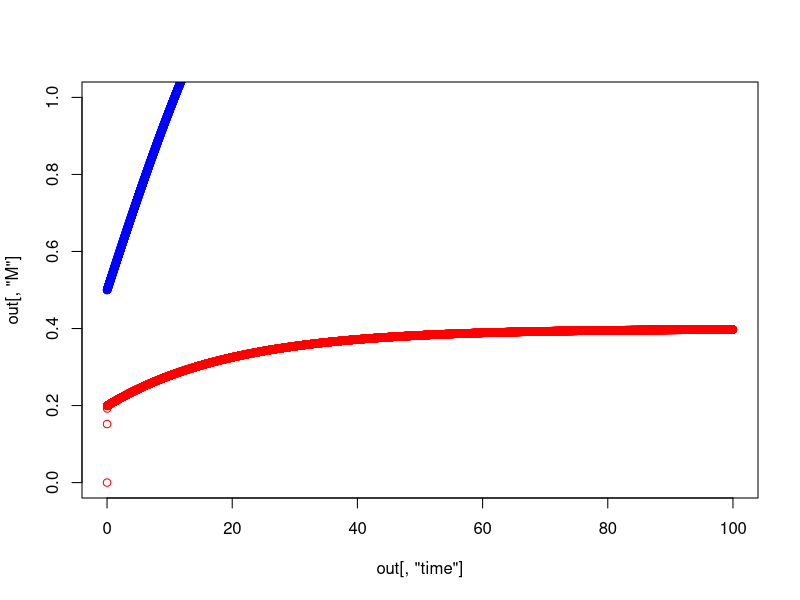
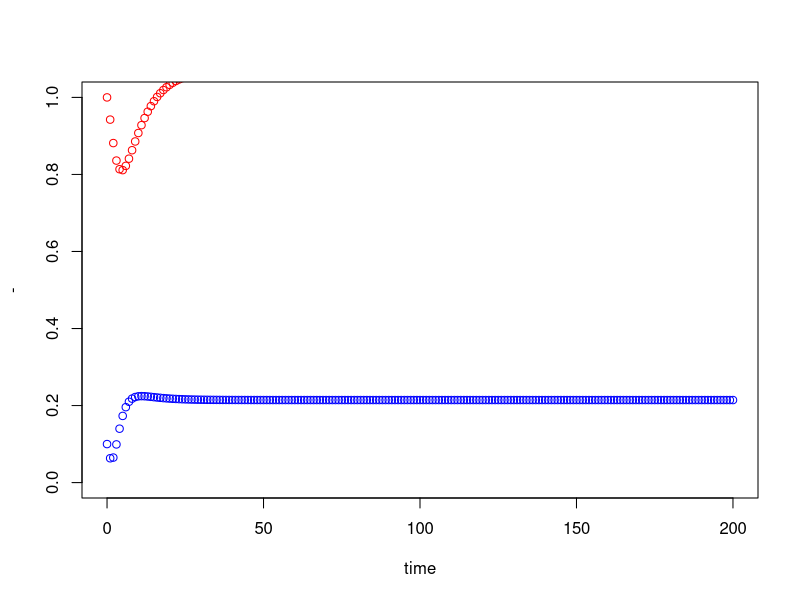
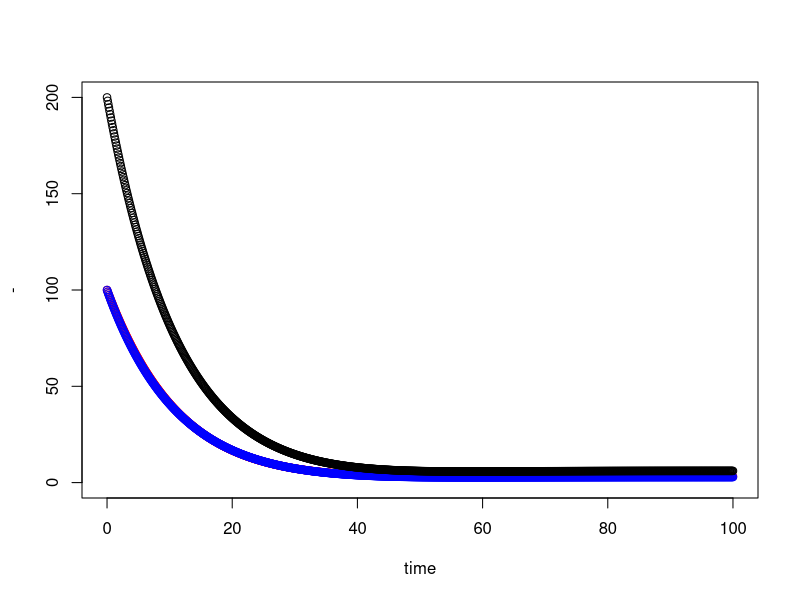
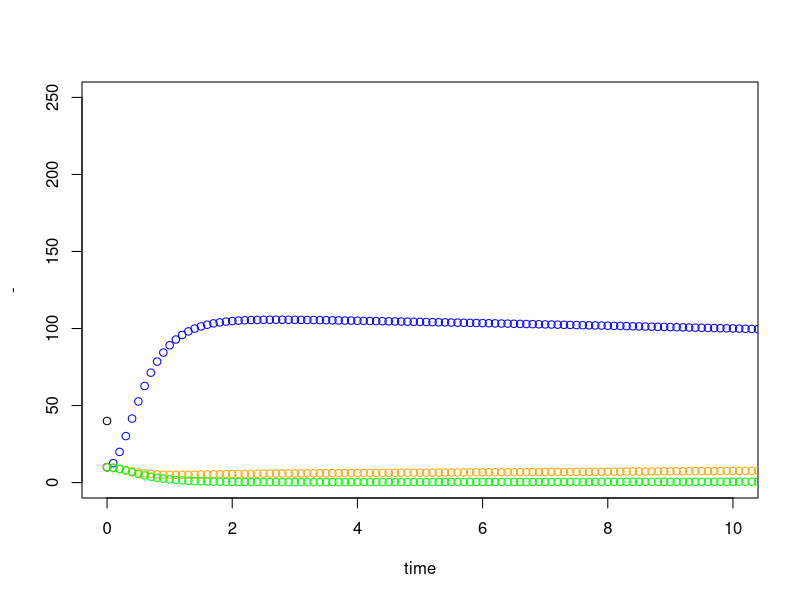
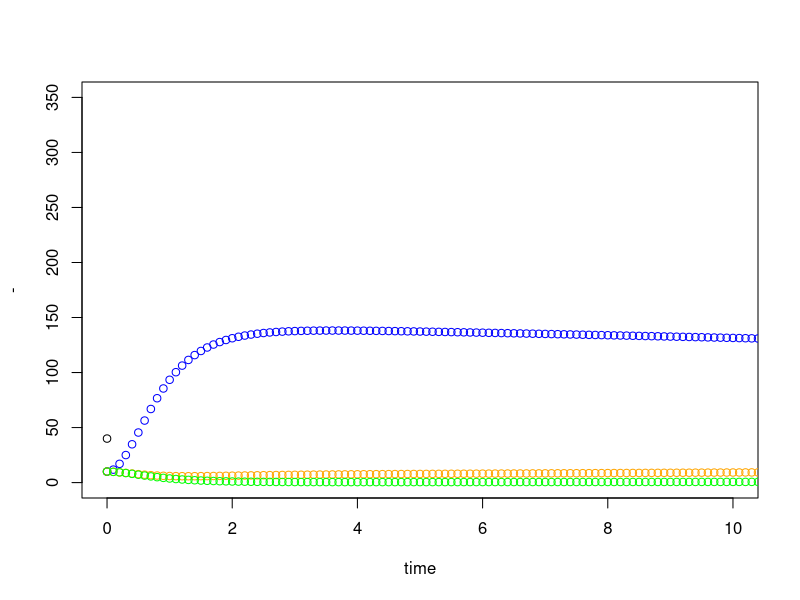

Write R code to recreate these figures, in order.
# EL4P model of mosquito population dynamics
library(deSolve)

# Larva-Mature mosquito model
# Taken from "Mosquito Population Regulation and Larval Source management..."
# Single larval stage
# Single site
parameters.simple <- c(g = 1/10., # adult deathrate
                       fnup = 40, # per adult generation of eggs
                       alpha = 5/10., # maturation rate
                       gamma = 1/10., # larva death rate
                       psi = 500 # per larva density-dependent death rate
                       )
#
state.simple <- c(M = .5,
                  L = 0
                  )
#
el4p.simple <- function(t, state, parameters){
  with(as.list(c(state,parameters)), {
    dM <- alpha*L - g*M
    dL <- fnup*M - (alpha + gamma + psi*L)*L
    # return
    return(list(c(dM,dL)))
  })
}
# time steps
times <- seq(0,100,by=.01)

# return M*, L*
with(as.list(parameters.simple), {
  Lstar <- (alpha*fnup/g-alpha-gamma)/psi
  Mstar <- Lstar*alpha/g
  print(c(Mstar, Lstar))
}
)
# Return eigenvalues
with(as.list(parameters.simple), {
  x <- g - alpha - gamma + 2*alpha/gamma*fnup
  y <- g*(alpha + gamma) - alpha*fnup
  e1 <- -.5*x*(1 + sqrt(1 + 4 * y/x/x))
  e2 <- -.5*x*(1 - sqrt(1 + 4 * y/x/x))
  return(c(e1, e2))
}
)
# Lside > Rside for stability above 0, and oscillations if third term < 0
with(as.list(parameters.simple), {
  lside <- fnup/g
  rside <- 1 + gamma/alpha
  osc <- 1 + 4*(g*(alpha + gamma) - alpha*fnup)/(g + 2*alpha/g*fnup-alpha - gamma)/(g + 2*alpha/g*fnup-alpha - gamma)
  print(c(lside, rside, osc))
}
)

# integrate!
out <- ode(y = state.simple, times = times, func = el4p.simple, parms = parameters.simple)
head(out)
tail(out)

plot(out[,"time"],out[,"M"], col = 'blue', ylim = c(0,1))
points(out[,"time"],out[,"L"], col = 'red')

# Implement multi-stage model for a single site, ignoring migration across sites for now
# Define parameters
# Refer to "Adult vector control..." article by Smith et al. for definitions of most of these parameters
parameters.single <- c(g = .1, # adult death rate
                # nu*f represents the per adult mosquito rate at which eggs are produced
                f = .5, # blood feeding rate
                nu = 20, # egg batch size
                mu = .5, # maturation rate, 1/mu is 8 to 12 days
                alpha = .1, # larval death rate, should be close to mu
                psi = .1 # population-density-dependent mortality rate
)
# Define state variables and initial conditions
state.single <- c(M = 1, # adult mosquitoes
           L1 = .1, # 1st stage larval mosquitoes
           L2 = 0, # ... nth stage larval mosquitoes
           L3 = 0,
           L4 = 0,
           P = .1 # pupa populations
)
# Define the equations
el4p.single <- function(t, state, parameters){
  with(as.list(c(state,parameters)), {
    # rates of change
    dM <-  mu*P - g*M
    dL1 <- f*nu*M - (mu + alpha + psi*(L1 + L2 + L3 + L4))*L1
    dL2 <- mu*L1 - (mu + alpha + psi*(L1 + L2 + L3 + L4))*L2
    dL3 <- mu*L2 - (mu + alpha + psi*(L1 + L2 + L3 + L4))*L3
    dL4 <- mu*L3 - (mu + alpha + psi*(L1 + L2 + L3 + L4))*L4
    dP <-  mu*L4 - mu*P
    # return vector of rates:
    list(c(dM, dL1, dL2, dL3, dL4, dP))
  })
}
# time steps
times <- seq(0,200,by=1)

# integrate!
out <- ode(y = state.single, times = times, func = el4p.single, parms = parameters.single)
head(out)
tail(out)

# plot!
dev.off()
plot(out[,"time"], out[,"M"], xlab = "time", ylab = "-", ylim = c(0,1), col = 'red') 
points(out[,"time"], out[,"P"], col = 'blue')

# Vectorized version, incorporating in different sites
# Define the equations
# Outputs a list-conversion of the 6*N state variables, stacked in a single vector
el4p <- function(t, state, parameters){
  with(
    as.list(
      c(
        # extract parameters (from list)
        N <- parameters[[1]],
        delta <- parameters[[2]],
        g <- parameters[[3]],
        f <- parameters[[4]],
        nu <- parameters[[5]],
        mu <- parameters[[6]],
        alpha <- parameters[[7]],
        psi <- parameters[[8]],
        Psi <- array(parameters[[9]], dim <- c(N,N)),
        # extract states (from numeric)
        M <- state[1:N],
        L1 <- state[(N+1):(2*N)],
        L2 <- state[(2*N+1):(3*N)],
        L3 <- state[(3*N+1):(4*N)],
        L4 <- state[(4*N+1):(5*N)],
        P <- state[(5*N+1):(6*N)]
      )
    ), 
    { 
      dM <- -1.*delta*M + delta*as.numeric(Psi %*% M) - g*M + mu*P
      dL1 <- nu*f*M - (mu + alpha + psi*(L1+L2+L3+L4))*L1
      dL2 <- mu*L1 - (mu + alpha + psi*(L1+L2+L3+L4))*L2
      dL3 <- mu*L2 - (mu + alpha + psi*(L1+L2+L3+L4))*L3
      dL4 <- mu*L3 - (mu + alpha + psi*(L1+L2+L3+L4))*L4
      dP <- mu*L4 - mu*P
      # return vector of derivatives:
      list(c(dM, dL1, dL2, dL3, dL4, dP))
    }
  )
}
# Define parameters
# A list, such that each element of the list represents a different parameter, even parameters that are arrays or vectors
# Refer to "Adult vector control..." article by Smith et al. for definitions of most of these parameters
parameters <- list(2, # N: number of sites
                   1., # delta: migration rate
                   .1, # g: adult death rate
                   50, # f: blood feeding rate
                   1, # nu: egg batch size; nu*f represents the per adult mosquito rate at which eggs are produced
                   c(1/8.,1/12.), # mu: maturation rate, is vectorized across sites
                   c(.1,.1), # alpha: larval death rate, is vectorized across sites
                   c(.001,.0005), # psi: population-density-dependent mortality rate, vectorized across sites
                   c(.9,.1,.1,.9) # Psi: immigration matrix, 
                   #Psi = matrix(c(0,1,1,0), nrow = 2, ncol = 2)
                   # we need the rows to sum to 1, so that the migration does not become a death term
                   # remember: when reshaping, this collection is read in by column, not by row
)

# Define state variables and initial conditions
# A numeric consisting of the 6*N state variables, stacked in a single vector
state <- c(c(100,100), # M: adult mosquitoes, vectorized across sites
           c(10,10), # L1: 1st stage larval mosquitoes, vectorized across sites
           c(10,10), # L2: 2nd stage larval mosquitoes, vectorized across sites
           c(10,10), # L3: 2nd stage larval mosquitoes, vectorized across sites
           c(10,10), # L4: 2nd stage larval mosquitoes, vectorized across sites
           c(10,10) # P: pupa populations, vectorized across sites
)

# time steps
times <- seq(0,100,by=.1)

# Solve by implementing ODE
# Takes as input the initial conditions, the time steps, the function, and all parameters
out <- ode(y = state, times = times, func = el4p, parms = parameters)

colnames(out) <- c("t", "M1","M2","L1,1","L1,2","L2,1","L2,2","L3,1","L3,2","L4,1","L4,2","P1","P2")

tail(out,1)

# Plot!
plot(out[,"t"], out[,"M1"], xlab = "time", ylab = "-", ylim=c(0,200), xlim = c(0,100), col = 'red') 
points(out[,"t"], out[,"M2"], xlab = "time", ylab = "-", col = 'blue') 
points(out[,"t"], out[,"M1"]+out[,"M2"], xlab = "time", ylab = "-", col = 'black')


dev.off()

plot(out[,"t"], out[,"L1,1"], xlab = "time", ylab = "-", ylim=c(0,250), xlim = c(0,10), col = 'red') 
points(out[,"t"], out[,"L2,1"], xlab = "time", ylab = "-", col = 'blue')
points(out[,"t"], out[,"L3,1"], xlab = "time", ylab = "-", col = 'orange')
points(out[,"t"], out[,"L4,1"], xlab = "time", ylab = "-", col = 'green') 
points(out[,"t"], out[,"L1,1"]+out[,"L2,1"]+out[,"L3,1"]+out[,"L4,1"], 
       xlab = "time", ylab = "-", col = 'black')


plot(out[,"t"], out[,"L1,2"], xlab = "time", ylab = "-", ylim=c(0,350), xlim = c(0,10), col = 'red') 
points(out[,"t"], out[,"L2,2"], xlab = "time", ylab = "-", col = 'blue')
points(out[,"t"], out[,"L3,2"], xlab = "time", ylab = "-", col = 'orange')
points(out[,"t"], out[,"L4,2"], xlab = "time", ylab = "-", col = 'green') 
points(out[,"t"], out[,"L1,2"]+out[,"L2,2"]+out[,"L3,2"]+out[,"L4,2"], 
       xlab = "time", ylab = "-", col = 'black')
